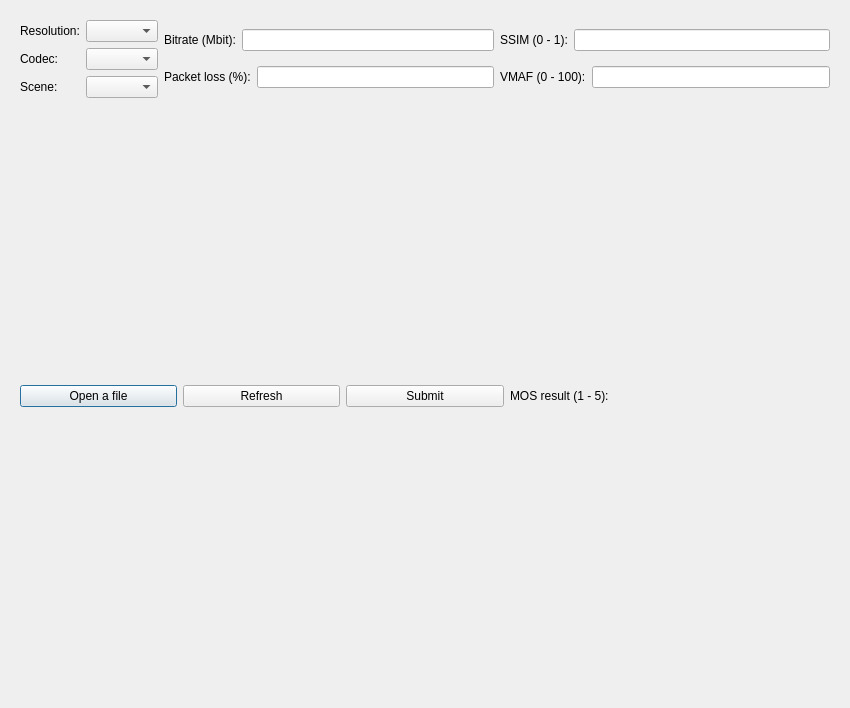
<?xml version="1.0" encoding="UTF-8"?>
<ui version="4.0">
 <class>Widget</class>
 <widget class="QDialog" name="Widget">
  <property name="geometry">
   <rect>
    <x>0</x>
    <y>0</y>
    <width>850</width>
    <height>708</height>
   </rect>
  </property>
  <property name="maximumSize">
   <size>
    <width>950</width>
    <height>16777215</height>
   </size>
  </property>
  <property name="windowTitle">
   <string>Dialog</string>
  </property>
  <layout class="QVBoxLayout" name="verticalLayout_4">
   <item>
    <widget class="QStackedWidget" name="stackedWidget">
     <property name="enabled">
      <bool>true</bool>
     </property>
     <property name="currentIndex">
      <number>0</number>
     </property>
     <widget class="QWidget" name="page_main">
      <layout class="QVBoxLayout" name="verticalLayout_5">
       <item>
        <layout class="QHBoxLayout" name="horizontalLayout_8">
         <item>
          <layout class="QVBoxLayout" name="verticalLayout">
           <item>
            <layout class="QHBoxLayout" name="horizontalLayout">
             <item>
              <widget class="QLabel" name="resolution_combo_label">
               <property name="text">
                <string>Resolution:</string>
               </property>
              </widget>
             </item>
             <item>
              <widget class="QComboBox" name="resolution_combo"/>
             </item>
            </layout>
           </item>
           <item>
            <layout class="QHBoxLayout" name="horizontalLayout_2">
             <item>
              <widget class="QLabel" name="codec_combo_label">
               <property name="text">
                <string>Codec:</string>
               </property>
              </widget>
             </item>
             <item>
              <widget class="QComboBox" name="codec_combo"/>
             </item>
            </layout>
           </item>
           <item>
            <layout class="QHBoxLayout" name="horizontalLayout_3">
             <item>
              <widget class="QLabel" name="scene_combo_label">
               <property name="text">
                <string>Scene:</string>
               </property>
              </widget>
             </item>
             <item>
              <widget class="QComboBox" name="scene_combo"/>
             </item>
            </layout>
           </item>
          </layout>
         </item>
         <item>
          <layout class="QVBoxLayout" name="verticalLayout_2">
           <item>
            <layout class="QHBoxLayout" name="horizontalLayout_4">
             <item>
              <widget class="QLabel" name="bitrate_input_label">
               <property name="focusPolicy">
                <enum>Qt::FocusPolicy::NoFocus</enum>
               </property>
               <property name="text">
                <string>Bitrate (Mbit):</string>
               </property>
              </widget>
             </item>
             <item>
              <widget class="QLineEdit" name="bitrate_input"/>
             </item>
            </layout>
           </item>
           <item>
            <layout class="QHBoxLayout" name="horizontalLayout_5">
             <item>
              <widget class="QLabel" name="loss_input_label">
               <property name="text">
                <string>Packet loss (%):</string>
               </property>
              </widget>
             </item>
             <item>
              <widget class="QLineEdit" name="loss_input"/>
             </item>
            </layout>
           </item>
          </layout>
         </item>
         <item>
          <layout class="QVBoxLayout" name="verticalLayout_3">
           <item>
            <layout class="QHBoxLayout" name="horizontalLayout_7">
             <item>
              <widget class="QLabel" name="ssim_input_label">
               <property name="text">
                <string>SSIM (0 - 1):</string>
               </property>
              </widget>
             </item>
             <item>
              <widget class="QLineEdit" name="ssim_input"/>
             </item>
            </layout>
           </item>
           <item>
            <layout class="QHBoxLayout" name="horizontalLayout_6">
             <item>
              <widget class="QLabel" name="vmaf_input_label">
               <property name="text">
                <string>VMAF (0 - 100):</string>
               </property>
               <property name="textFormat">
                <enum>Qt::TextFormat::AutoText</enum>
               </property>
              </widget>
             </item>
             <item>
              <widget class="QLineEdit" name="vmaf_input"/>
             </item>
            </layout>
           </item>
          </layout>
         </item>
        </layout>
       </item>
       <item>
        <layout class="QHBoxLayout" name="horizontalLayout_9">
         <item>
          <widget class="QPushButton" name="file_screen_button">
           <property name="focusPolicy">
            <enum>Qt::FocusPolicy::ClickFocus</enum>
           </property>
           <property name="text">
            <string>Open a file</string>
           </property>
           <property name="autoDefault">
            <bool>true</bool>
           </property>
          </widget>
         </item>
         <item>
          <widget class="QPushButton" name="refresh_button">
           <property name="focusPolicy">
            <enum>Qt::FocusPolicy::ClickFocus</enum>
           </property>
           <property name="text">
            <string>Refresh</string>
           </property>
           <property name="autoDefault">
            <bool>true</bool>
           </property>
          </widget>
         </item>
         <item>
          <widget class="QPushButton" name="submit_button">
           <property name="focusPolicy">
            <enum>Qt::FocusPolicy::ClickFocus</enum>
           </property>
           <property name="text">
            <string>Submit</string>
           </property>
           <property name="autoDefault">
            <bool>true</bool>
           </property>
           <property name="default">
            <bool>true</bool>
           </property>
          </widget>
         </item>
         <item>
          <widget class="QLabel" name="result_desc_label">
           <property name="text">
            <string>MOS result (1 - 5):</string>
           </property>
          </widget>
         </item>
         <item>
          <widget class="QLabel" name="result_label">
           <property name="text">
            <string/>
           </property>
          </widget>
         </item>
        </layout>
       </item>
      </layout>
     </widget>
     <widget class="QWidget" name="page_file">
      <layout class="QVBoxLayout" name="verticalLayout_10">
       <item>
        <layout class="QHBoxLayout" name="horizontalLayout_10">
         <item>
          <layout class="QVBoxLayout" name="verticalLayout_6">
           <item>
            <widget class="QLabel" name="input_menu_label">
             <property name="text">
              <string>Go back</string>
             </property>
            </widget>
           </item>
           <item>
            <widget class="QPushButton" name="home_button">
             <property name="text">
              <string>Input menu</string>
             </property>
            </widget>
           </item>
          </layout>
         </item>
         <item>
          <layout class="QVBoxLayout" name="verticalLayout_7">
           <item>
            <widget class="QLabel" name="results_file_label">
             <property name="text">
              <string>Load file with predicted results</string>
             </property>
            </widget>
           </item>
           <item>
            <widget class="QPushButton" name="load_results_button">
             <property name="text">
              <string>Load results file</string>
             </property>
            </widget>
           </item>
          </layout>
         </item>
         <item>
          <layout class="QVBoxLayout" name="verticalLayout_8">
           <item>
            <widget class="QLabel" name="load_inputs_label">
             <property name="text">
              <string>Load file with inputs for prediction</string>
             </property>
            </widget>
           </item>
           <item>
            <widget class="QPushButton" name="load_file_button">
             <property name="text">
              <string>Load inputs file</string>
             </property>
            </widget>
           </item>
          </layout>
         </item>
         <item>
          <layout class="QVBoxLayout" name="verticalLayout_9">
           <item>
            <widget class="QLabel" name="save_label">
             <property name="text">
              <string>Save the table to a file</string>
             </property>
            </widget>
           </item>
           <item>
            <widget class="QPushButton" name="save_button">
             <property name="enabled">
              <bool>false</bool>
             </property>
             <property name="text">
              <string>Save file</string>
             </property>
            </widget>
           </item>
          </layout>
         </item>
        </layout>
       </item>
       <item>
        <widget class="QTableWidget" name="predictions_table">
         <property name="rowCount">
          <number>0</number>
         </property>
         <property name="columnCount">
          <number>8</number>
         </property>
         <column>
          <property name="text">
           <string>Scene</string>
          </property>
         </column>
         <column>
          <property name="text">
           <string>Codec</string>
          </property>
         </column>
         <column>
          <property name="text">
           <string>Resolution</string>
          </property>
         </column>
         <column>
          <property name="text">
           <string>Bitrate (Mbit)</string>
          </property>
         </column>
         <column>
          <property name="text">
           <string>Packet loss (%)</string>
          </property>
         </column>
         <column>
          <property name="text">
           <string>SSIM (0 - 1)</string>
          </property>
         </column>
         <column>
          <property name="text">
           <string>VMAF (0 - 100)</string>
          </property>
         </column>
         <column>
          <property name="text">
           <string>MOS (1 - 5)</string>
          </property>
         </column>
        </widget>
       </item>
      </layout>
     </widget>
    </widget>
   </item>
  </layout>
 </widget>
 <resources/>
 <connections/>
</ui>
